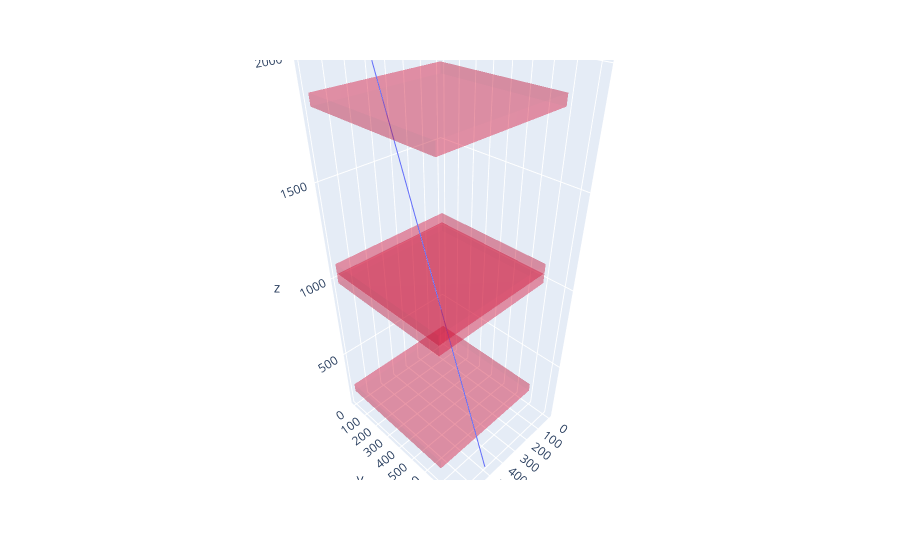
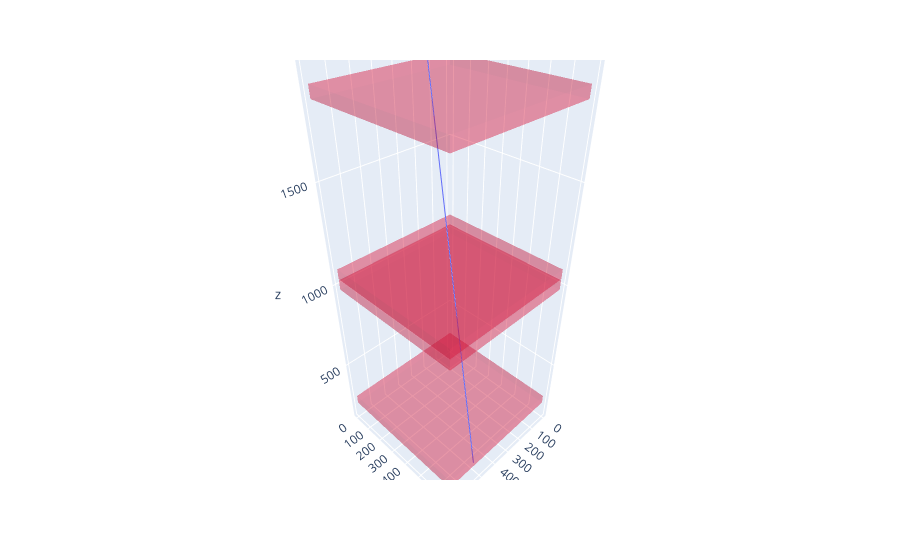
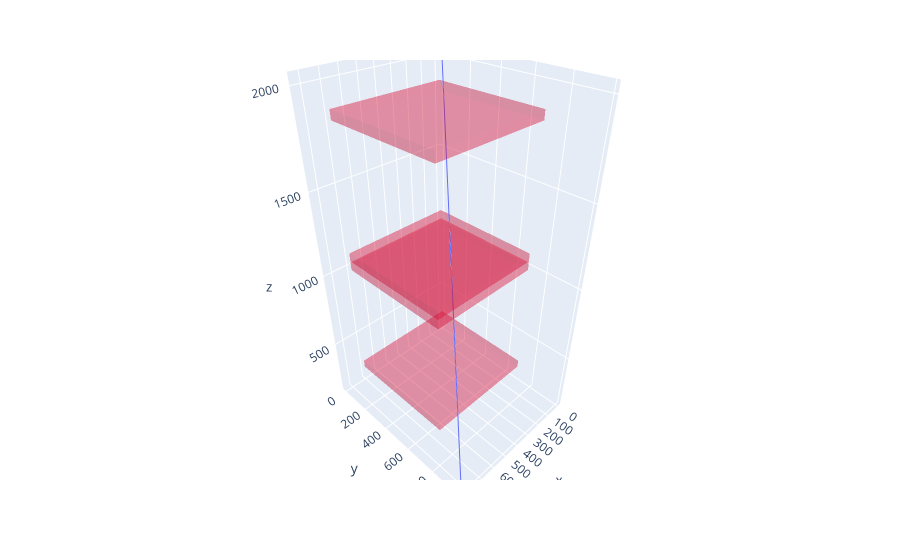
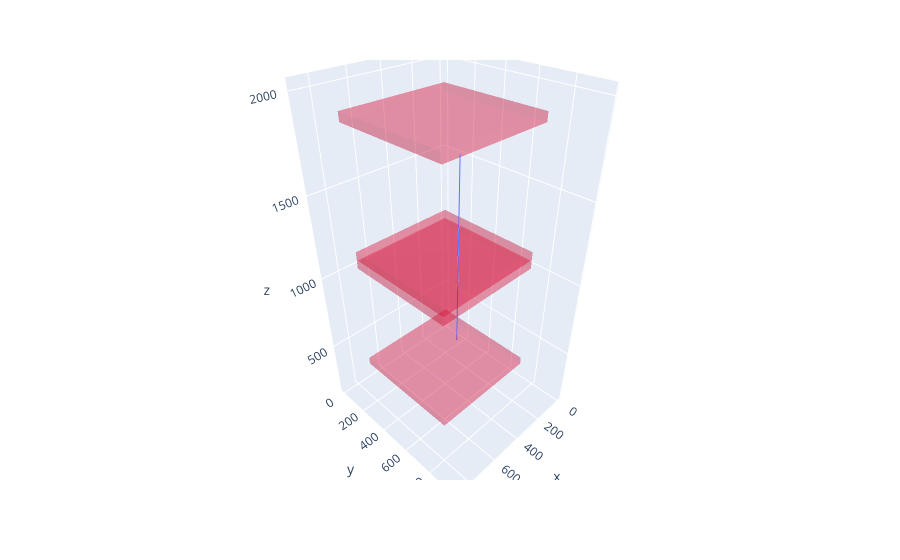

The cell these charts' notebook holds for them, in order:
### Code cell
def plot_3d_event(event) :
    vx = event[event.chamber != 1].xb.to_numpy()
    vzx = event[event.chamber != 1].z.to_numpy()

    vy = event[event.chamber == 1].xb.to_numpy()
    vzy = event[event.chamber == 1].z.to_numpy()

    m1, q1 = fit(vzx, vx)
    m2, q2 = fit(vzy, vy)

    t = np.linspace(170, 2000) # z is always between ~200 and ~18400; we use this bounds + something extra in both directions
    X = q1 + m1*t
    Y = q2 + m2*t
    Z = t 
    fig = px.line_3d(x = X, y = Y, z = Z) # we create a plotly.graph_objs figure through a single/simple plotly.express call, which we then update below

    l = 42*16.5
    X_s = [0, l, l, 0]*2
    Y_s = [0, 0, l, l]*2 # we assume all chambers are identical squares
    Z_s = np.array([0]*4 + [13*4]*4)
    for i in range(4) : # 4 chambers
        fig.add_mesh3d( 
            x = X_s, y = Y_s, z = Z_s + z_offset[i],
            i = [7, 0, 0, 0, 4, 4, 6, 6, 4, 0, 3, 2], 
            j = [3, 4, 1, 2, 5, 6, 5, 2, 0, 1, 6, 3],
            k = [0, 7, 2, 3, 6, 7, 1, 1, 5, 5, 7, 6],
            opacity = 0.25,
            color = '#DC143C',
            flatshading = True # https://stackoverflow.com/questions/60371624/drawing-a-3d-box-in-a-3d-scatterplot-using-plotly
        )

    return fig

first_orbits_3d = df3d['orbit'].unique().head()
for orbit in first_orbits_3d :
    plot_3d_event(df3d[df3d.orbit == orbit].compute()).show()

### Figure 1 — Plotly figure (JSON) as saved in the notebook; plotly's stock layout.template omitted (floating-point values rounded to 4 significant figures)
{"data": [{"hovertemplate": "x=%{x}<br>y=%{y}<br>z=%{z}<extra></extra>", "legendgroup": "", "line": {"color": "#636efa", "dash": "solid"}, "mode": "lines", "name": "", "scene": "scene", "showlegend": false, "type": "scatter3d", "x": [509.5, 510.3, 511.1, 511.9, 512.7, 513.5, 514.3, 515.1, 515.9, 516.7, 517.4, 518.2, 519.0, 519.8, 520.6, 521.4, 522.2, 523.0, 523.8, 524.6, 525.4, 526.2, 527.0, 527.8, 528.6, 529.4, 530.2, 531.0, 531.8, 532.5, 533.3, 534.1, 534.9, 535.7, 536.5, 537.3, 538.1, 538.9, 539.7, 540.5, 541.3, 542.1, 542.9, 543.7, 544.5, 545.3, 546.1, 546.9, 547.6, 548.4], "y": [817.3, 805.1, 792.9, 780.7, 768.5, 756.3, 744.1, 731.9, 719.7, 707.5, 695.3, 683.1, 670.9, 658.7, 646.5, 634.3, 622.0, 609.8, 597.6, 585.4, 573.2, 561.0, 548.8, 536.6, 524.4, 512.2, 500.0, 487.8, 475.6, 463.4, 451.2, 439.0, 426.8, 414.6, 402.3, 390.1, 377.9, 365.7, 353.5, 341.3, 329.1, 316.9, 304.7, 292.5, 280.3, 268.1, 255.9, 243.7, 231.5, 219.3], "z": [170, 207.3, 244.7, 282.0, 319.4, 356.7, 394.1, 431.4, 468.8, 506.1, 543.5, 580.8, 618.2, 655.5, 692.9, 730.2, 767.6, 804.9, 842.2, 879.6, 916.9, 954.3, 991.6, 1029.0, 1066.0, 1104.0, 1141.0, 1178.0, 1216.0, 1253.0, 1290.0, 1328.0, 1365.0, 1402.0, 1440.0, 1477.0, 1514.0, 1552.0, 1589.0, 1627.0, 1664.0, 1701.0, 1739.0, 1776.0, 1813.0, 1851.0, 1888.0, 1925.0, 1963.0, 2000]}, {"color": "#DC143C", "flatshading": true, "i": [7, 0, 0, 0, 4, 4, 6, 6, 4, 0, 3, 2], "j": [3, 4, 1, 2, 5, 6, 5, 2, 0, 1, 6, 3], "k": [0, 7, 2, 3, 6, 7, 1, 1, 5, 5, 7, 6], "opacity": 0.25, "type": "mesh3d", "x": [0, 693, 693, 0, 0, 693, 693, 0], "y": [0, 0, 693, 693, 0, 0, 693, 693], "z": [219.8, 219.8, 219.8, 219.8, 271.8, 271.8, 271.8, 271.8]}, {"color": "#DC143C", "flatshading": true, "i": [7, 0, 0, 0, 4, 4, 6, 6, 4, 0, 3, 2], "j": [3, 4, 1, 2, 5, 6, 5, 2, 0, 1, 6, 3], "k": [0, 7, 2, 3, 6, 7, 1, 1, 5, 5, 7, 6], "opacity": 0.25, "type": "mesh3d", "x": [0, 693, 693, 0, 0, 693, 693, 0], "y": [0, 0, 693, 693, 0, 0, 693, 693], "z": [977.3, 977.3, 977.3, 977.3, 1029.0, 1029.0, 1029.0, 1029.0]}, {"color": "#DC143C", "flatshading": true, "i": [7, 0, 0, 0, 4, 4, 6, 6, 4, 0, 3, 2], "j": [3, 4, 1, 2, 5, 6, 5, 2, 0, 1, 6, 3], "k": [0, 7, 2, 3, 6, 7, 1, 1, 5, 5, 7, 6], "opacity": 0.25, "type": "mesh3d", "x": [0, 693, 693, 0, 0, 693, 693, 0], "y": [0, 0, 693, 693, 0, 0, 693, 693], "z": [1036.0, 1036.0, 1036.0, 1036.0, 1088.0, 1088.0, 1088.0, 1088.0]}, {"color": "#DC143C", "flatshading": true, "i": [7, 0, 0, 0, 4, 4, 6, 6, 4, 0, 3, 2], "j": [3, 4, 1, 2, 5, 6, 5, 2, 0, 1, 6, 3], "k": [0, 7, 2, 3, 6, 7, 1, 1, 5, 5, 7, 6], "opacity": 0.25, "type": "mesh3d", "x": [0, 693, 693, 0, 0, 693, 693, 0], "y": [0, 0, 693, 693, 0, 0, 693, 693], "z": [1820.0, 1820.0, 1820.0, 1820.0, 1872.0, 1872.0, 1872.0, 1872.0]}], "layout": {"legend": {"tracegroupgap": 0}, "margin": {"t": 60}, "scene": {"domain": {"x": [0, 1], "y": [0, 1]}, "xaxis": {"title": {"text": "x"}}, "yaxis": {"title": {"text": "y"}}, "zaxis": {"title": {"text": "z"}}}}}

### Figure 2 — Plotly figure (JSON) as saved in the notebook; plotly's stock layout.template omitted (floating-point values rounded to 4 significant figures)
{"data": [{"hovertemplate": "x=%{x}<br>y=%{y}<br>z=%{z}<extra></extra>", "legendgroup": "", "line": {"color": "#636efa", "dash": "solid"}, "mode": "lines", "name": "", "scene": "scene", "showlegend": false, "type": "scatter3d", "x": [498.2, 498.5, 498.8, 499.1, 499.4, 499.7, 500.0, 500.2, 500.5, 500.8, 501.1, 501.4, 501.7, 502.0, 502.3, 502.5, 502.8, 503.1, 503.4, 503.7, 504.0, 504.3, 504.6, 504.9, 505.1, 505.4, 505.7, 506.0, 506.3, 506.6, 506.9, 507.2, 507.4, 507.7, 508.0, 508.3, 508.6, 508.9, 509.2, 509.5, 509.7, 510.0, 510.3, 510.6, 510.9, 511.2, 511.5, 511.8, 512.1, 512.3], "y": [659.2, 654.2, 649.2, 644.2, 639.2, 634.2, 629.2, 624.2, 619.2, 614.2, 609.2, 604.2, 599.2, 594.2, 589.2, 584.2, 579.2, 574.2, 569.2, 564.2, 559.2, 554.2, 549.2, 544.2, 539.2, 534.2, 529.2, 524.2, 519.2, 514.2, 509.2, 504.2, 499.2, 494.2, 489.3, 484.3, 479.3, 474.3, 469.3, 464.3, 459.3, 454.3, 449.3, 444.3, 439.3, 434.3, 429.3, 424.3, 419.3, 414.3], "z": [170, 207.3, 244.7, 282.0, 319.4, 356.7, 394.1, 431.4, 468.8, 506.1, 543.5, 580.8, 618.2, 655.5, 692.9, 730.2, 767.6, 804.9, 842.2, 879.6, 916.9, 954.3, 991.6, 1029.0, 1066.0, 1104.0, 1141.0, 1178.0, 1216.0, 1253.0, 1290.0, 1328.0, 1365.0, 1402.0, 1440.0, 1477.0, 1514.0, 1552.0, 1589.0, 1627.0, 1664.0, 1701.0, 1739.0, 1776.0, 1813.0, 1851.0, 1888.0, 1925.0, 1963.0, 2000]}, {"color": "#DC143C", "flatshading": true, "i": [7, 0, 0, 0, 4, 4, 6, 6, 4, 0, 3, 2], "j": [3, 4, 1, 2, 5, 6, 5, 2, 0, 1, 6, 3], "k": [0, 7, 2, 3, 6, 7, 1, 1, 5, 5, 7, 6], "opacity": 0.25, "type": "mesh3d", "x": [0, 693, 693, 0, 0, 693, 693, 0], "y": [0, 0, 693, 693, 0, 0, 693, 693], "z": [219.8, 219.8, 219.8, 219.8, 271.8, 271.8, 271.8, 271.8]}, {"color": "#DC143C", "flatshading": true, "i": [7, 0, 0, 0, 4, 4, 6, 6, 4, 0, 3, 2], "j": [3, 4, 1, 2, 5, 6, 5, 2, 0, 1, 6, 3], "k": [0, 7, 2, 3, 6, 7, 1, 1, 5, 5, 7, 6], "opacity": 0.25, "type": "mesh3d", "x": [0, 693, 693, 0, 0, 693, 693, 0], "y": [0, 0, 693, 693, 0, 0, 693, 693], "z": [977.3, 977.3, 977.3, 977.3, 1029.0, 1029.0, 1029.0, 1029.0]}, {"color": "#DC143C", "flatshading": true, "i": [7, 0, 0, 0, 4, 4, 6, 6, 4, 0, 3, 2], "j": [3, 4, 1, 2, 5, 6, 5, 2, 0, 1, 6, 3], "k": [0, 7, 2, 3, 6, 7, 1, 1, 5, 5, 7, 6], "opacity": 0.25, "type": "mesh3d", "x": [0, 693, 693, 0, 0, 693, 693, 0], "y": [0, 0, 693, 693, 0, 0, 693, 693], "z": [1036.0, 1036.0, 1036.0, 1036.0, 1088.0, 1088.0, 1088.0, 1088.0]}, {"color": "#DC143C", "flatshading": true, "i": [7, 0, 0, 0, 4, 4, 6, 6, 4, 0, 3, 2], "j": [3, 4, 1, 2, 5, 6, 5, 2, 0, 1, 6, 3], "k": [0, 7, 2, 3, 6, 7, 1, 1, 5, 5, 7, 6], "opacity": 0.25, "type": "mesh3d", "x": [0, 693, 693, 0, 0, 693, 693, 0], "y": [0, 0, 693, 693, 0, 0, 693, 693], "z": [1820.0, 1820.0, 1820.0, 1820.0, 1872.0, 1872.0, 1872.0, 1872.0]}], "layout": {"legend": {"tracegroupgap": 0}, "margin": {"t": 60}, "scene": {"domain": {"x": [0, 1], "y": [0, 1]}, "xaxis": {"title": {"text": "x"}}, "yaxis": {"title": {"text": "y"}}, "zaxis": {"title": {"text": "z"}}}}}

### Figure 3 — Plotly figure (JSON) as saved in the notebook; plotly's stock layout.template omitted (floating-point values rounded to 4 significant figures)
{"data": [{"hovertemplate": "x=%{x}<br>y=%{y}<br>z=%{z}<extra></extra>", "legendgroup": "", "line": {"color": "#636efa", "dash": "solid"}, "mode": "lines", "name": "", "scene": "scene", "showlegend": false, "type": "scatter3d", "x": [826.8, 810.7, 794.6, 778.4, 762.3, 746.2, 730.0, 713.9, 697.8, 681.7, 665.5, 649.4, 633.3, 617.1, 601.0, 584.9, 568.7, 552.6, 536.5, 520.3, 504.2, 488.1, 472.0, 455.8, 439.7, 423.6, 407.4, 391.3, 375.2, 359.0, 342.9, 326.8, 310.7, 294.5, 278.4, 262.3, 246.1, 230.0, 213.9, 197.7, 181.6, 165.5, 149.3, 133.2, 117.1, 101.0, 84.82, 68.69, 52.56, 36.43], "y": [987.9, 969.0, 950.1, 931.1, 912.2, 893.2, 874.3, 855.4, 836.4, 817.5, 798.5, 779.6, 760.6, 741.7, 722.8, 703.8, 684.9, 665.9, 647.0, 628.1, 609.1, 590.2, 571.2, 552.3, 533.4, 514.4, 495.5, 476.5, 457.6, 438.6, 419.7, 400.8, 381.8, 362.9, 343.9, 325.0, 306.1, 287.1, 268.2, 249.2, 230.3, 211.4, 192.4, 173.5, 154.5, 135.6, 116.6, 97.7, 78.76, 59.82], "z": [170, 207.3, 244.7, 282.0, 319.4, 356.7, 394.1, 431.4, 468.8, 506.1, 543.5, 580.8, 618.2, 655.5, 692.9, 730.2, 767.6, 804.9, 842.2, 879.6, 916.9, 954.3, 991.6, 1029.0, 1066.0, 1104.0, 1141.0, 1178.0, 1216.0, 1253.0, 1290.0, 1328.0, 1365.0, 1402.0, 1440.0, 1477.0, 1514.0, 1552.0, 1589.0, 1627.0, 1664.0, 1701.0, 1739.0, 1776.0, 1813.0, 1851.0, 1888.0, 1925.0, 1963.0, 2000]}, {"color": "#DC143C", "flatshading": true, "i": [7, 0, 0, 0, 4, 4, 6, 6, 4, 0, 3, 2], "j": [3, 4, 1, 2, 5, 6, 5, 2, 0, 1, 6, 3], "k": [0, 7, 2, 3, 6, 7, 1, 1, 5, 5, 7, 6], "opacity": 0.25, "type": "mesh3d", "x": [0, 693, 693, 0, 0, 693, 693, 0], "y": [0, 0, 693, 693, 0, 0, 693, 693], "z": [219.8, 219.8, 219.8, 219.8, 271.8, 271.8, 271.8, 271.8]}, {"color": "#DC143C", "flatshading": true, "i": [7, 0, 0, 0, 4, 4, 6, 6, 4, 0, 3, 2], "j": [3, 4, 1, 2, 5, 6, 5, 2, 0, 1, 6, 3], "k": [0, 7, 2, 3, 6, 7, 1, 1, 5, 5, 7, 6], "opacity": 0.25, "type": "mesh3d", "x": [0, 693, 693, 0, 0, 693, 693, 0], "y": [0, 0, 693, 693, 0, 0, 693, 693], "z": [977.3, 977.3, 977.3, 977.3, 1029.0, 1029.0, 1029.0, 1029.0]}, {"color": "#DC143C", "flatshading": true, "i": [7, 0, 0, 0, 4, 4, 6, 6, 4, 0, 3, 2], "j": [3, 4, 1, 2, 5, 6, 5, 2, 0, 1, 6, 3], "k": [0, 7, 2, 3, 6, 7, 1, 1, 5, 5, 7, 6], "opacity": 0.25, "type": "mesh3d", "x": [0, 693, 693, 0, 0, 693, 693, 0], "y": [0, 0, 693, 693, 0, 0, 693, 693], "z": [1036.0, 1036.0, 1036.0, 1036.0, 1088.0, 1088.0, 1088.0, 1088.0]}, {"color": "#DC143C", "flatshading": true, "i": [7, 0, 0, 0, 4, 4, 6, 6, 4, 0, 3, 2], "j": [3, 4, 1, 2, 5, 6, 5, 2, 0, 1, 6, 3], "k": [0, 7, 2, 3, 6, 7, 1, 1, 5, 5, 7, 6], "opacity": 0.25, "type": "mesh3d", "x": [0, 693, 693, 0, 0, 693, 693, 0], "y": [0, 0, 693, 693, 0, 0, 693, 693], "z": [1820.0, 1820.0, 1820.0, 1820.0, 1872.0, 1872.0, 1872.0, 1872.0]}], "layout": {"legend": {"tracegroupgap": 0}, "margin": {"t": 60}, "scene": {"domain": {"x": [0, 1], "y": [0, 1]}, "xaxis": {"title": {"text": "x"}}, "yaxis": {"title": {"text": "y"}}, "zaxis": {"title": {"text": "z"}}}}}

### Figure 4 — Plotly figure (JSON) as saved in the notebook; plotly's stock layout.template omitted (floating-point values rounded to 4 significant figures)
{"data": [{"hovertemplate": "x=%{x}<br>y=%{y}<br>z=%{z}<extra></extra>", "legendgroup": "", "line": {"color": "#636efa", "dash": "solid"}, "mode": "lines", "name": "", "scene": "scene", "showlegend": false, "type": "scatter3d", "x": [95.05, 111.1, 127.2, 143.3, 159.3, 175.4, 191.5, 207.5, 223.6, 239.7, 255.7, 271.8, 287.9, 304.0, 320.0, 336.1, 352.2, 368.2, 384.3, 400.4, 416.4, 432.5, 448.6, 464.7, 480.7, 496.8, 512.9, 528.9, 545.0, 561.1, 577.1, 593.2, 609.3, 625.3, 641.4, 657.5, 673.6, 689.6, 705.7, 721.8, 737.8, 753.9, 770.0, 786.0, 802.1, 818.2, 834.3, 850.3, 866.4, 882.5], "y": [207.4, 223.0, 238.6, 254.3, 269.9, 285.5, 301.2, 316.8, 332.4, 348.0, 363.7, 379.3, 394.9, 410.6, 426.2, 441.8, 457.5, 473.1, 488.7, 504.4, 520.0, 535.6, 551.2, 566.9, 582.5, 598.1, 613.8, 629.4, 645.0, 660.7, 676.3, 691.9, 707.6, 723.2, 738.8, 754.4, 770.1, 785.7, 801.3, 817.0, 832.6, 848.2, 863.9, 879.5, 895.1, 910.8, 926.4, 942.0, 957.6, 973.3], "z": [170, 207.3, 244.7, 282.0, 319.4, 356.7, 394.1, 431.4, 468.8, 506.1, 543.5, 580.8, 618.2, 655.5, 692.9, 730.2, 767.6, 804.9, 842.2, 879.6, 916.9, 954.3, 991.6, 1029.0, 1066.0, 1104.0, 1141.0, 1178.0, 1216.0, 1253.0, 1290.0, 1328.0, 1365.0, 1402.0, 1440.0, 1477.0, 1514.0, 1552.0, 1589.0, 1627.0, 1664.0, 1701.0, 1739.0, 1776.0, 1813.0, 1851.0, 1888.0, 1925.0, 1963.0, 2000]}, {"color": "#DC143C", "flatshading": true, "i": [7, 0, 0, 0, 4, 4, 6, 6, 4, 0, 3, 2], "j": [3, 4, 1, 2, 5, 6, 5, 2, 0, 1, 6, 3], "k": [0, 7, 2, 3, 6, 7, 1, 1, 5, 5, 7, 6], "opacity": 0.25, "type": "mesh3d", "x": [0, 693, 693, 0, 0, 693, 693, 0], "y": [0, 0, 693, 693, 0, 0, 693, 693], "z": [219.8, 219.8, 219.8, 219.8, 271.8, 271.8, 271.8, 271.8]}, {"color": "#DC143C", "flatshading": true, "i": [7, 0, 0, 0, 4, 4, 6, 6, 4, 0, 3, 2], "j": [3, 4, 1, 2, 5, 6, 5, 2, 0, 1, 6, 3], "k": [0, 7, 2, 3, 6, 7, 1, 1, 5, 5, 7, 6], "opacity": 0.25, "type": "mesh3d", "x": [0, 693, 693, 0, 0, 693, 693, 0], "y": [0, 0, 693, 693, 0, 0, 693, 693], "z": [977.3, 977.3, 977.3, 977.3, 1029.0, 1029.0, 1029.0, 1029.0]}, {"color": "#DC143C", "flatshading": true, "i": [7, 0, 0, 0, 4, 4, 6, 6, 4, 0, 3, 2], "j": [3, 4, 1, 2, 5, 6, 5, 2, 0, 1, 6, 3], "k": [0, 7, 2, 3, 6, 7, 1, 1, 5, 5, 7, 6], "opacity": 0.25, "type": "mesh3d", "x": [0, 693, 693, 0, 0, 693, 693, 0], "y": [0, 0, 693, 693, 0, 0, 693, 693], "z": [1036.0, 1036.0, 1036.0, 1036.0, 1088.0, 1088.0, 1088.0, 1088.0]}, {"color": "#DC143C", "flatshading": true, "i": [7, 0, 0, 0, 4, 4, 6, 6, 4, 0, 3, 2], "j": [3, 4, 1, 2, 5, 6, 5, 2, 0, 1, 6, 3], "k": [0, 7, 2, 3, 6, 7, 1, 1, 5, 5, 7, 6], "opacity": 0.25, "type": "mesh3d", "x": [0, 693, 693, 0, 0, 693, 693, 0], "y": [0, 0, 693, 693, 0, 0, 693, 693], "z": [1820.0, 1820.0, 1820.0, 1820.0, 1872.0, 1872.0, 1872.0, 1872.0]}], "layout": {"legend": {"tracegroupgap": 0}, "margin": {"t": 60}, "scene": {"domain": {"x": [0, 1], "y": [0, 1]}, "xaxis": {"title": {"text": "x"}}, "yaxis": {"title": {"text": "y"}}, "zaxis": {"title": {"text": "z"}}}}}
